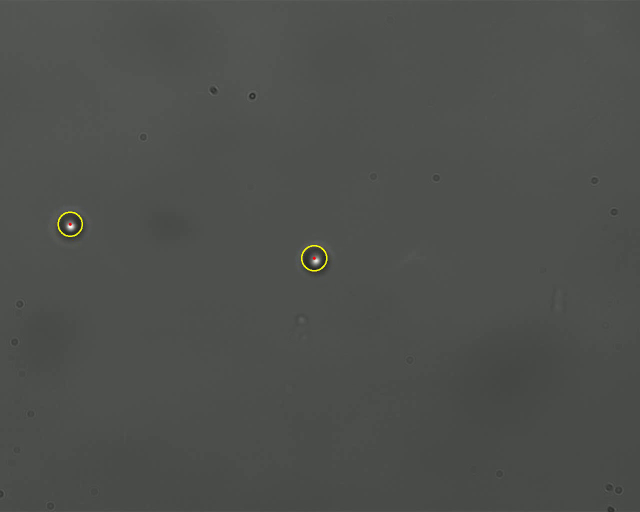
#> input picture frame 10 of OpticalTweezers1/Videos/Tracking/2um_laser-browniano_3_tracked.mp4, 1280 x 1024 px, given in place of 2um_laser-browniano_3.mp4, which was not available (shown at 1/2 size)
$ python circle.py
#> lines starting #> are read from the running program, lines starting #| are printed output that depends on the picture; after the words box and inside, x2 and y2 are one past the last pixel; in counts of white or black regions, pixels touching at a corner belong together; pictures that were not available may be replaced by others from this repository, and a replacement may not be noted
import cv2 as cv
import os
import numpy as np

videopath = "../06-12-24/2um_microparticles"
filename = "2um_laser-browniano_3"
fullpath = os.path.join(videopath, filename + ".mp4")
videocap = cv.VideoCapture(fullpath)

frame_n = 1
# Particle is around 57 pixels.
# First threshold
param1 = 40
# Second threshold, highest is more strict in circle detection
param2 = 20
# Min and max detectable circle radius (px)
minRadius, maxRadius = 15, 60
# Minimum circle separation
minDist = 200

dimensions = np.uint16((videocap.get(3), videocap.get(4)))
original_fps = videocap.get(cv.CAP_PROP_FPS)
time_step = 1 / original_fps
# Output video
outputvid = cv.VideoWriter(f"{filename}_tracked.mp4",
	cv.VideoWriter_fourcc(*'mp4v'), original_fps, dimensions)

if videocap.isOpened():
	success, frame = videocap.read()
#> frame is the input picture: shape (1024, 1280, 3); mean B, G, R 76.4, 79.6, 77.6
else:
	success = False

time = 0
text_pos = (50, 50)
while success:
	# Reading video
	success, frame = videocap.read()
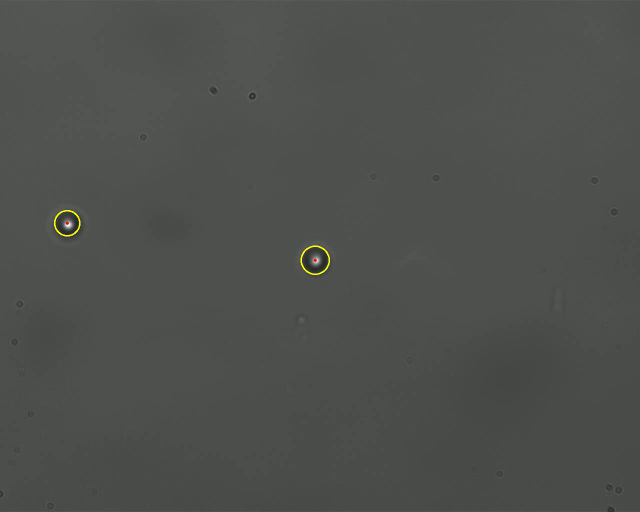
#> input picture frame 11 of OpticalTweezers1/Videos/Tracking/2um_laser-browniano_3_tracked.mp4, 1280 x 1024 px, given in place of 2um_laser-browniano_3.mp4, which was not available (shown at 1/2 size)
#> frame is the input picture: shape (1024, 1280, 3); mean B, G, R 76.4, 79.6, 77.6
	if not success:
		break

	# Circle detection
	# Frame must be converted to GRAY in order for Hough to work.
	frame = cv.cvtColor(frame, cv.COLOR_BGR2GRAY)
#> frame: shape (1024, 1280)

	# image / algorithm / ratio of resolution of OG image to accumulator /
	# minDist between circles / first threshold detection param / second
	# threshold detector param / minRadius of circle / maxRadius of circle
	detected_circles = cv.HoughCircles(frame, cv.HOUGH_GRADIENT, 1, minDist,
		param1=param1, param2=param2, minRadius=minRadius,  maxRadius=maxRadius)
#> detected_circles = [[631.5, 521.5, 27.5], [133.5, 445.5, 23]]

	# Around only rounds but keeps entries as floats.
	detected_circles = np.uint16(np.around(detected_circles))
#> detected_circles = [[632, 522, 28], [134, 446, 23]]

	# Drawing circles
	# Changing back to color
	frame = cv.cvtColor(frame, cv.COLOR_GRAY2RGB)
#> frame: shape (1024, 1280, 3)
	# Order for detected circles is x-pos, y-pos, radius.
	for circle in detected_circles[0, :]:
		a, b, r = circle
		# Circle
		cv.circle(frame, (a, b), r, (0, 255, 255), 2)
		# Circle center
		cv.circle(frame, (a, b), 3, (0, 0, 255), -1)
#> this loop made 2 passes
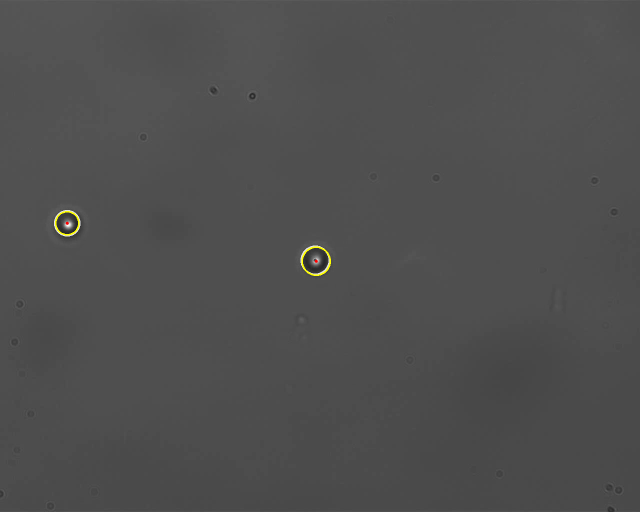
#> frame: shape (1024, 1280, 3) (shown at 1/2 size); mean B, G, R 78.5, 78.6, 78.7


	frame = cv.putText(frame, f"t = {time:.2f}s", text_pos, cv.FONT_HERSHEY_TRIPLEX,
		1, (255, 255, 255), 1, cv.LINE_AA)
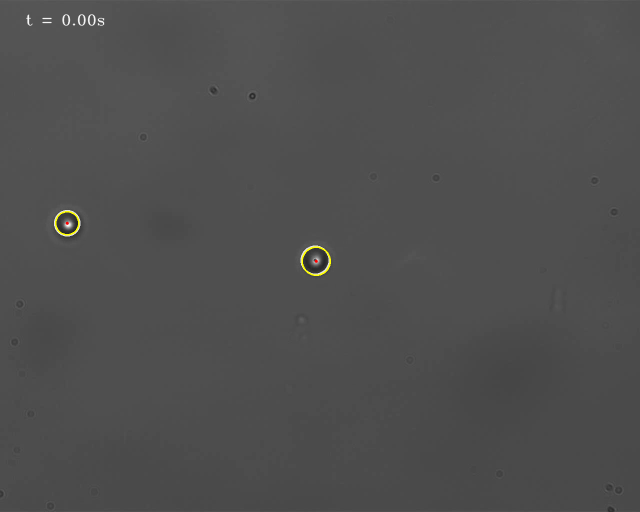
#> frame: shape (1024, 1280, 3) (shown at 1/2 size); 0.09% of pixels changed, all inside (x1, y1, x2, y2) = (52, 28, 209, 52)

	cv.waitKey(0)

	outputvid.write(frame)

	time += time_step
	#cv.imshow('Writing Video', frame)

	#if cv.waitKey(1) == 27:
	#	break

cv.destroyAllWindows()
outputvid.release()
videocap.release()

$ run again, starting later in the video
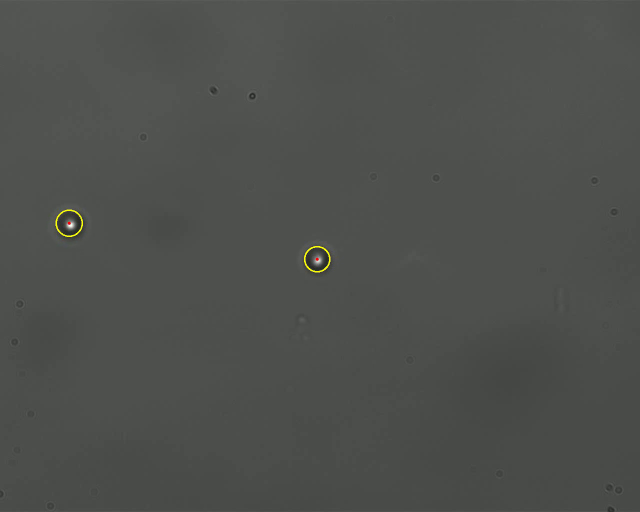
#> input picture frame 45 of OpticalTweezers1/Videos/Tracking/2um_laser-browniano_3_tracked.mp4, 1280 x 1024 px, given in place of 2um_laser-browniano_3.mp4, which was not available (shown at 1/2 size)
#> frame is the input picture: shape (1024, 1280, 3); mean B, G, R 76.4, 79.6, 77.6
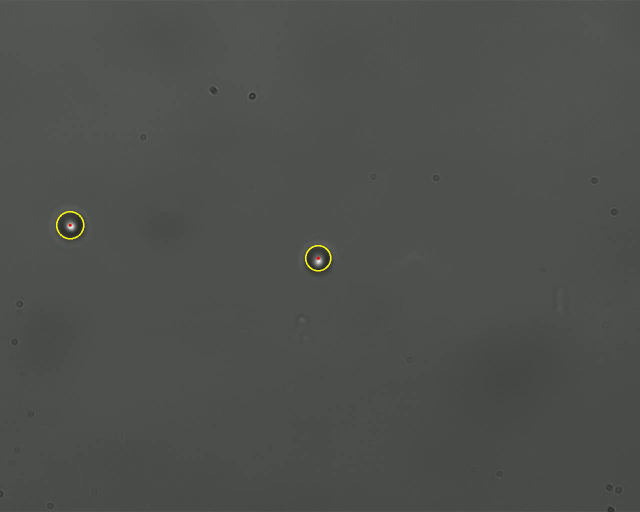
#> input picture frame 46 of OpticalTweezers1/Videos/Tracking/2um_laser-browniano_3_tracked.mp4, 1280 x 1024 px, given in place of 2um_laser-browniano_3.mp4, which was not available (shown at 1/2 size)
#> frame is the input picture: shape (1024, 1280, 3); mean B, G, R 76.4, 79.6, 77.6
#> `detected_circles = cv.HoughCircles(frame, cv.HOUGH_GRADIENT, 1, minDis..`: detected_circles = [[140.5, 450.5, 25.8], [635.5, 515.5, 23]]
#> `detected_circles = np.uint16(np.around(detected_circles))`: detected_circles = [[140, 450, 26], [636, 516, 23]]
#> the loop `for circle in detected_circles[0, :]:` made 2 passes

$ run again, starting later in the video
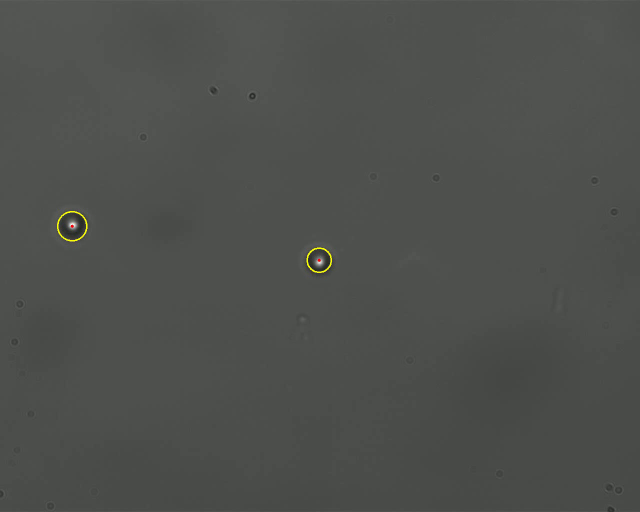
#> input picture frame 80 of OpticalTweezers1/Videos/Tracking/2um_laser-browniano_3_tracked.mp4, 1280 x 1024 px, given in place of 2um_laser-browniano_3.mp4, which was not available (shown at 1/2 size)
#> frame is the input picture: shape (1024, 1280, 3); mean B, G, R 76.4, 79.6, 77.6
#> `detected_circles = cv.HoughCircles(frame, cv.HOUGH_GRADIENT, 1, minDis..`: detected_circles = [[142.5, 450.5, 25.7], [638.5, 520.5, 26.2]]
#> `detected_circles = np.uint16(np.around(detected_circles))`: detected_circles = [[142, 450, 26], [638, 520, 26]]
#> the loop `for circle in detected_circles[0, :]:` made 2 passes
#> `frame = cv.putText(frame, f"t = {time:.2f}s", text_pos, cv.FONT_HERSHE..`:
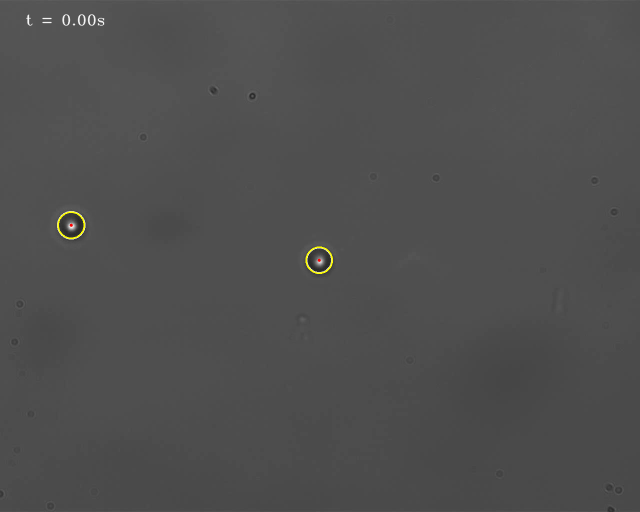
#> frame: shape (1024, 1280, 3) (shown at 1/2 size); mean B, G, R 78.5, 78.7, 78.7
